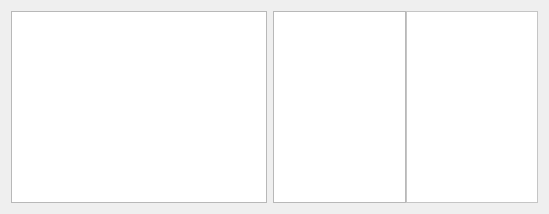
         <widget class="QWidget" name="dfhgdgfhsgfhtryeusdfg" native="true">
          <property name="sizePolicy">
           <sizepolicy hsizetype="Preferred" vsizetype="Preferred">
            <horstretch>1</horstretch>
            <verstretch>1</verstretch>
           </sizepolicy>
          </property>
          <layout class="QHBoxLayout" name="horizontalLayout_6">
           <item>
            <widget class="QListWidget" name="courseManagerSemesterList">
             <property name="sizePolicy">
              <sizepolicy hsizetype="Fixed" vsizetype="Fixed">
               <horstretch>1</horstretch>
               <verstretch>1</verstretch>
              </sizepolicy>
             </property>
            </widget>
           </item>
           <item>
            <widget class="QWidget" name="widget_3" native="true">
             <property name="sizePolicy">
              <sizepolicy hsizetype="Preferred" vsizetype="Preferred">
               <horstretch>10</horstretch>
               <verstretch>1</verstretch>
              </sizepolicy>
             </property>
             <layout class="QHBoxLayout" name="horizontalLayout_5">
              <property name="spacing">
               <number>0</number>
              </property>
              <property name="leftMargin">
               <number>0</number>
              </property>
              <property name="topMargin">
               <number>0</number>
              </property>
              <property name="rightMargin">
               <number>0</number>
              </property>
              <property name="bottomMargin">
               <number>0</number>
              </property>
              <item>
               <widget class="QListWidget" name="courseManagerCourseList">
                <property name="sizePolicy">
                 <sizepolicy hsizetype="Expanding" vsizetype="Expanding">
                  <horstretch>1</horstretch>
                  <verstretch>1</verstretch>
                 </sizepolicy>
                </property>
               </widget>
              </item>
              <item>
               <widget class="QLabel" name="courseManagerCourseTitle">
                <property name="sizePolicy">
                 <sizepolicy hsizetype="Preferred" vsizetype="Preferred">
                  <horstretch>1</horstretch>
                  <verstretch>1</verstretch>
                 </sizepolicy>
                </property>
                <property name="palette">
                 <palette>
                  <active>
                   <colorrole role="WindowText">
                    <brush brushstyle="SolidPattern">
                     <color alpha="255">
                      <red>0</red>
                      <green>0</green>
                      <blue>0</blue>
                     </color>
                    </brush>
                   </colorrole>
                   <colorrole role="Button">
                    <brush brushstyle="SolidPattern">
                     <color alpha="255">
                      <red>255</red>
                      <green>255</green>
                      <blue>255</blue>
                     </color>
                    </brush>
                   </colorrole>
                   <colorrole role="Light">
                    <brush brushstyle="SolidPattern">
                     <color alpha="255">
                      <red>255</red>
                      <green>255</green>
                      <blue>255</blue>
                     </color>
                    </brush>
                   </colorrole>
                   <colorrole role="Midlight">
                    <brush brushstyle="SolidPattern">
                     <color alpha="255">
                      <red>255</red>
                      <green>255</green>
                      <blue>255</blue>
                     </color>
                    </brush>
                   </colorrole>
                   <colorrole role="Dark">
                    <brush brushstyle="SolidPattern">
                     <color alpha="255">
                      <red>127</red>
                      <green>127</green>
                      <blue>127</blue>
                     </color>
                    </brush>
                   </colorrole>
                   <colorrole role="Mid">
                    <brush brushstyle="SolidPattern">
                     <color alpha="255">
                      <red>170</red>
                      <green>170</green>
                      <blue>170</blue>
                     </color>
                    </brush>
                   </colorrole>
                   <colorrole role="Text">
                    <brush brushstyle="SolidPattern">
                     <color alpha="255">
                      <red>0</red>
                      <green>0</green>
                      <blue>0</blue>
                     </color>
                    </brush>
                   </colorrole>
                   <colorrole role="BrightText">
                    <brush brushstyle="SolidPattern">
                     <color alpha="255">
                      <red>255</red>
                      <green>255</green>
                      <blue>255</blue>
                     </color>
                    </brush>
                   </colorrole>
                   <colorrole role="ButtonText">
                    <brush brushstyle="SolidPattern">
                     <color alpha="255">
                      <red>0</red>
                      <green>0</green>
                      <blue>0</blue>
                     </color>
                    </brush>
                   </colorrole>
                   <colorrole role="Base">
                    <brush brushstyle="SolidPattern">
                     <color alpha="255">
                      <red>255</red>
                      <green>255</green>
                      <blue>255</blue>
                     </color>
                    </brush>
                   </colorrole>
                   <colorrole role="Window">
                    <brush brushstyle="SolidPattern">
                     <color alpha="255">
                      <red>255</red>
                      <green>255</green>
                      <blue>255</blue>
                     </color>
                    </brush>
                   </colorrole>
                   <colorrole role="Shadow">
                    <brush brushstyle="SolidPattern">
                     <color alpha="255">
                      <red>0</red>
                      <green>0</green>
                      <blue>0</blue>
                     </color>
                    </brush>
                   </colorrole>
                   <colorrole role="AlternateBase">
                    <brush brushstyle="SolidPattern">
                     <color alpha="255">
                      <red>255</red>
                      <green>255</green>
                      <blue>255</blue>
                     </color>
                    </brush>
                   </colorrole>
                   <colorrole role="ToolTipBase">
                    <brush brushstyle="SolidPattern">
                     <color alpha="255">
                      <red>255</red>
                      <green>255</green>
                      <blue>220</blue>
                     </color>
                    </brush>
                   </colorrole>
                   <colorrole role="ToolTipText">
                    <brush brushstyle="SolidPattern">
                     <color alpha="255">
                      <red>0</red>
                      <green>0</green>
                      <blue>0</blue>
                     </color>
                    </brush>
                   </colorrole>
                  </active>
                  <inactive>
                   <colorrole role="WindowText">
                    <brush brushstyle="SolidPattern">
                     <color alpha="255">
                      <red>0</red>
                      <green>0</green>
                      <blue>0</blue>
                     </color>
                    </brush>
                   </colorrole>
                   <colorrole role="Button">
                    <brush brushstyle="SolidPattern">
                     <color alpha="255">
                      <red>255</red>
                      <green>255</green>
                      <blue>255</blue>
                     </color>
                    </brush>
                   </colorrole>
                   <colorrole role="Light">
                    <brush brushstyle="SolidPattern">
                     <color alpha="255">
                      <red>255</red>
                      <green>255</green>
                      <blue>255</blue>
                     </color>
                    </brush>
                   </colorrole>
                   <colorrole role="Midlight">
                    <brush brushstyle="SolidPattern">
                     <color alpha="255">
                      <red>255</red>
                      <green>255</green>
                      <blue>255</blue>
                     </color>
                    </brush>
                   </colorrole>
                   <colorrole role="Dark">
                    <brush brushstyle="SolidPattern">
                     <color alpha="255">
                      <red>127</red>
                      <green>127</green>
                      <blue>127</blue>
                     </color>
                    </brush>
                   </colorrole>
                   <colorrole role="Mid">
                    <brush brushstyle="SolidPattern">
                     <color alpha="255">
                      <red>170</red>
                      <green>170</green>
                      <blue>170</blue>
                     </color>
                    </brush>
                   </colorrole>
                   <colorrole role="Text">
                    <brush brushstyle="SolidPattern">
                     <color alpha="255">
                      <red>0</red>
                      <green>0</green>
                      <blue>0</blue>
                     </color>
                    </brush>
                   </colorrole>
                   <colorrole role="BrightText">
                    <brush brushstyle="SolidPattern">
                     <color alpha="255">
                      <red>255</red>
                      <green>255</green>
                      <blue>255</blue>
                     </color>
                    </brush>
                   </colorrole>
                   <colorrole role="ButtonText">
                    <brush brushstyle="SolidPattern">
                     <color alpha="255">
                      <red>0</red>
                      <green>0</green>
                      <blue>0</blue>
                     </color>
                    </brush>
                   </colorrole>
                   <colorrole role="Base">
                    <brush brushstyle="SolidPattern">
                     <color alpha="255">
                      <red>255</red>
                      <green>255</green>
                      <blue>255</blue>
                     </color>
                    </brush>
                   </colorrole>
                   <colorrole role="Window">
                    <brush brushstyle="SolidPattern">
                     <color alpha="255">
                      <red>255</red>
                      <green>255</green>
                      <blue>255</blue>
                     </color>
                    </brush>
                   </colorrole>
                   <colorrole role="Shadow">
                    <brush brushstyle="SolidPattern">
                     <color alpha="255">
                      <red>0</red>
                      <green>0</green>
                      <blue>0</blue>
                     </color>
                    </brush>
                   </colorrole>
                   <colorrole role="AlternateBase">
                    <brush brushstyle="SolidPattern">
                     <color alpha="255">
                      <red>255</red>
                      <green>255</green>
                      <blue>255</blue>
                     </color>
                    </brush>
                   </colorrole>
                   <colorrole role="ToolTipBase">
                    <brush brushstyle="SolidPattern">
                     <color alpha="255">
                      <red>255</red>
                      <green>255</green>
                      <blue>220</blue>
                     </color>
                    </brush>
                   </colorrole>
                   <colorrole role="ToolTipText">
                    <brush brushstyle="SolidPattern">
                     <color alpha="255">
                      <red>0</red>
                      <green>0</green>
                      <blue>0</blue>
                     </color>
                    </brush>
                   </colorrole>
                  </inactive>
                  <disabled>
                   <colorrole role="WindowText">
                    <brush brushstyle="SolidPattern">
                     <color alpha="255">
                      <red>127</red>
                      <green>127</green>
                      <blue>127</blue>
                     </color>
                    </brush>
                   </colorrole>
                   <colorrole role="Button">
                    <brush brushstyle="SolidPattern">
                     <color alpha="255">
                      <red>255</red>
                      <green>255</green>
                      <blue>255</blue>
                     </color>
                    </brush>
                   </colorrole>
                   <colorrole role="Light">
                    <brush brushstyle="SolidPattern">
                     <color alpha="255">
                      <red>255</red>
                      <green>255</green>
                      <blue>255</blue>
                     </color>
                    </brush>
                   </colorrole>
                   <colorrole role="Midlight">
                    <brush brushstyle="SolidPattern">
                     <color alpha="255">
                      <red>255</red>
                      <green>255</green>
                      <blue>255</blue>
                     </color>
                    </brush>
                   </colorrole>
                   <colorrole role="Dark">
                    <brush brushstyle="SolidPattern">
                     <color alpha="255">
                      <red>127</red>
                      <green>127</green>
                      <blue>127</blue>
                     </color>
                    </brush>
                   </colorrole>
                   <colorrole role="Mid">
                    <brush brushstyle="SolidPattern">
                     <color alpha="255">
                      <red>170</red>
                      <green>170</green>
                      <blue>170</blue>
                     </color>
                    </brush>
                   </colorrole>
                   <colorrole role="Text">
                    <brush brushstyle="SolidPattern">
                     <color alpha="255">
                      <red>127</red>
                      <green>127</green>
                      <blue>127</blue>
                     </color>
                    </brush>
                   </colorrole>
                   <colorrole role="BrightText">
                    <brush brushstyle="SolidPattern">
                     <color alpha="255">
                      <red>255</red>
                      <green>255</green>
                      <blue>255</blue>
                     </color>
                    </brush>
                   </colorrole>
                   <colorrole role="ButtonText">
                    <brush brushstyle="SolidPattern">
                     <color alpha="255">
                      <red>127</red>
                      <green>127</green>
                      <blue>127</blue>
                     </color>
                    </brush>
                   </colorrole>
                   <colorrole role="Base">
                    <brush brushstyle="SolidPattern">
                     <color alpha="255">
                      <red>255</red>
                      <green>255</green>
                      <blue>255</blue>
                     </color>
                    </brush>
                   </colorrole>
                   <colorrole role="Window">
                    <brush brushstyle="SolidPattern">
                     <color alpha="255">
                      <red>255</red>
                      <green>255</green>
                      <blue>255</blue>
                     </color>
                    </brush>
                   </colorrole>
                   <colorrole role="Shadow">
                    <brush brushstyle="SolidPattern">
                     <color alpha="255">
                      <red>0</red>
                      <green>0</green>
                      <blue>0</blue>
                     </color>
                    </brush>
                   </colorrole>
                   <colorrole role="AlternateBase">
                    <brush brushstyle="SolidPattern">
                     <color alpha="255">
                      <red>255</red>
                      <green>255</green>
                      <blue>255</blue>
                     </color>
                    </brush>
                   </colorrole>
                   <colorrole role="ToolTipBase">
                    <brush brushstyle="SolidPattern">
                     <color alpha="255">
                      <red>255</red>
                      <green>255</green>
                      <blue>220</blue>
                     </color>
                    </brush>
                   </colorrole>
                   <colorrole role="ToolTipText">
                    <brush brushstyle="SolidPattern">
                     <color alpha="255">
                      <red>0</red>
                      <green>0</green>
                      <blue>0</blue>
                     </color>
                    </brush>
                   </colorrole>
                  </disabled>
                 </palette>
                </property>
                <property name="autoFillBackground">
                 <bool>true</bool>
                </property>
                <property name="frameShape">
                 <enum>QFrame::StyledPanel</enum>
                </property>
                <property name="text">
                 <string/>
                </property>
                <property name="alignment">
                 <set>Qt::AlignLeading|Qt::AlignLeft|Qt::AlignTop</set>
                </property>
               </widget>
              </item>
             </layout>
            </widget>
           </item>
          </layout>
         </widget>
